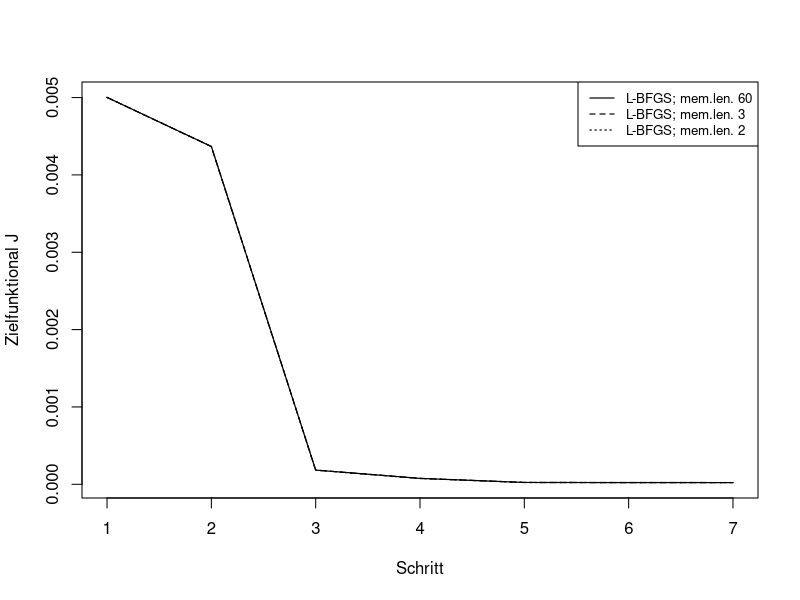

Write R code to recreate this figure.

##########################
# CIRCLE BFGS MEMLENGTHS #
##########################


circle_bfgs_target_fine_menlen3 <- c(0.0050020339613128795,
                                     0.004366895286903954,
                                     0.00018324673045683518,
                                     7.60975106912989e-05,
                                     2.3609103666971777e-05,
                                     2.1994310283399817e-05,
                                     2.1908675594888848e-05
                                     )

circle_bfgs_target_fine <- c(0.0050020339613128795,
                             0.004366895286903954,
                             0.00018324673045683518,
                             7.60975106912989e-05,
                             2.3616979799604923e-05,
                             2.1998748836033196e-05,
                             2.191295116998402e-05
)

circle_bfgs_target_fine_memlen2 <- c(0.0050020339613128795,
                                     0.004366895286903954,
                                     0.00018324673045683518,
                                     7.52830076495044e-05,
                                     2.3754789222989905e-05,
                                     2.221958362920098e-05,
                                     2.212663875917435e-05
                                     )


plot(circle_bfgs_target_fine, type = "l", lty = 1, lwd = 1.2, xlab = "Schritt", ylab = "Zielfunktional J")
lines(circle_bfgs_target_fine_menlen3, type = "l", lty = 2, lwd = 1.2, col = "black")
lines(circle_bfgs_target_fine_memlen2, type = "l", lty = 3, lwd = 1.2, col = "black")
legend("topright", legend = c("L-BFGS; mem.len. 60",
                              "L-BFGS; mem.len. 3",
                              "L-BFGS; mem.len. 2"),
       box.lty = 1, cex = 0.8, lty = c(1, 2, 3), col = c("black", "black", "black"), lwd = c(1.2, 1.2, 1.2))

